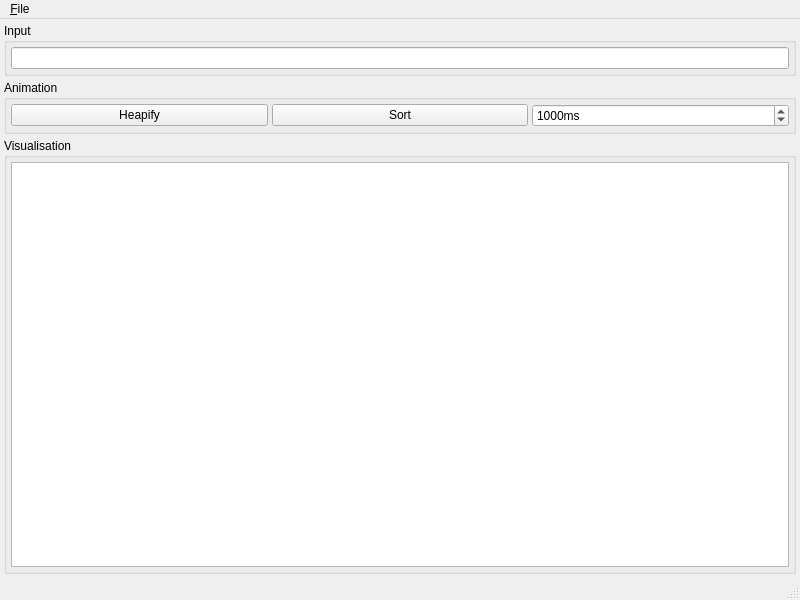
<?xml version="1.0" encoding="UTF-8"?>
<ui version="4.0">
 <class>WMainWindow</class>
 <widget class="QMainWindow" name="WMainWindow">
  <property name="geometry">
   <rect>
    <x>0</x>
    <y>0</y>
    <width>800</width>
    <height>600</height>
   </rect>
  </property>
  <property name="windowTitle">
   <string>Heapsort</string>
  </property>
  <widget class="QWidget" name="centralwidget">
   <layout class="QVBoxLayout" name="verticalLayout_2">
    <property name="spacing">
     <number>4</number>
    </property>
    <property name="leftMargin">
     <number>4</number>
    </property>
    <property name="topMargin">
     <number>4</number>
    </property>
    <property name="rightMargin">
     <number>4</number>
    </property>
    <property name="bottomMargin">
     <number>4</number>
    </property>
    <item>
     <widget class="QGroupBox" name="inputGroup">
      <property name="title">
       <string>Input</string>
      </property>
      <layout class="QHBoxLayout" name="horizontalLayout">
       <property name="spacing">
        <number>4</number>
       </property>
       <property name="leftMargin">
        <number>4</number>
       </property>
       <property name="topMargin">
        <number>4</number>
       </property>
       <property name="rightMargin">
        <number>4</number>
       </property>
       <property name="bottomMargin">
        <number>4</number>
       </property>
       <item>
        <widget class="QLineEdit" name="inputEdit"/>
       </item>
      </layout>
     </widget>
    </item>
    <item>
     <widget class="QGroupBox" name="animationGroup">
      <property name="title">
       <string>Animation</string>
      </property>
      <layout class="QHBoxLayout" name="horizontalLayout_2">
       <property name="spacing">
        <number>4</number>
       </property>
       <property name="leftMargin">
        <number>4</number>
       </property>
       <property name="topMargin">
        <number>4</number>
       </property>
       <property name="rightMargin">
        <number>4</number>
       </property>
       <property name="bottomMargin">
        <number>4</number>
       </property>
       <item>
        <widget class="QPushButton" name="animateHeapifyButton">
         <property name="text">
          <string>Heapify</string>
         </property>
        </widget>
       </item>
       <item>
        <widget class="QPushButton" name="animateSortButton">
         <property name="text">
          <string>Sort</string>
         </property>
        </widget>
       </item>
       <item>
        <widget class="QSpinBox" name="animationDelaySpin">
         <property name="suffix">
          <string>ms</string>
         </property>
         <property name="minimum">
          <number>100</number>
         </property>
         <property name="maximum">
          <number>10000</number>
         </property>
         <property name="singleStep">
          <number>100</number>
         </property>
         <property name="value">
          <number>1000</number>
         </property>
         <property name="displayIntegerBase">
          <number>10</number>
         </property>
        </widget>
       </item>
      </layout>
     </widget>
    </item>
    <item>
     <widget class="QGroupBox" name="visualisationGroup">
      <property name="title">
       <string>Visualisation</string>
      </property>
      <layout class="QVBoxLayout" name="verticalLayout">
       <property name="spacing">
        <number>4</number>
       </property>
       <property name="leftMargin">
        <number>4</number>
       </property>
       <property name="topMargin">
        <number>4</number>
       </property>
       <property name="rightMargin">
        <number>4</number>
       </property>
       <property name="bottomMargin">
        <number>4</number>
       </property>
       <item>
        <widget class="QGraphicsView" name="heapView"/>
       </item>
      </layout>
     </widget>
    </item>
   </layout>
  </widget>
  <widget class="QMenuBar" name="menubar">
   <property name="geometry">
    <rect>
     <x>0</x>
     <y>0</y>
     <width>800</width>
     <height>22</height>
    </rect>
   </property>
   <widget class="QMenu" name="menu_File">
    <property name="title">
     <string>&amp;File</string>
    </property>
    <addaction name="quitAction"/>
   </widget>
   <addaction name="menu_File"/>
  </widget>
  <widget class="QStatusBar" name="statusbar"/>
  <action name="quitAction">
   <property name="text">
    <string>&amp;Quit</string>
   </property>
   <property name="shortcut">
    <string>Ctrl+Q</string>
   </property>
  </action>
 </widget>
 <tabstops>
  <tabstop>inputEdit</tabstop>
  <tabstop>animateHeapifyButton</tabstop>
  <tabstop>animateSortButton</tabstop>
  <tabstop>animationDelaySpin</tabstop>
  <tabstop>heapView</tabstop>
 </tabstops>
 <resources/>
 <connections/>
</ui>
